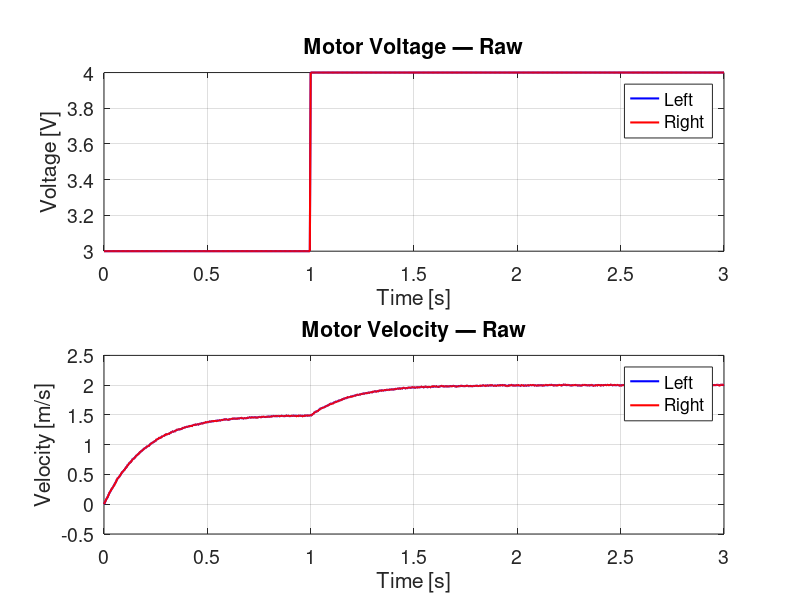
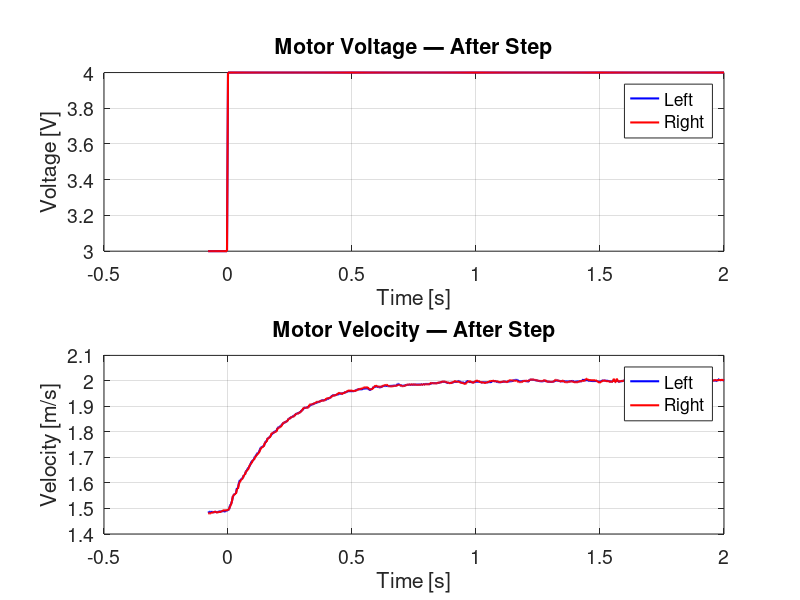
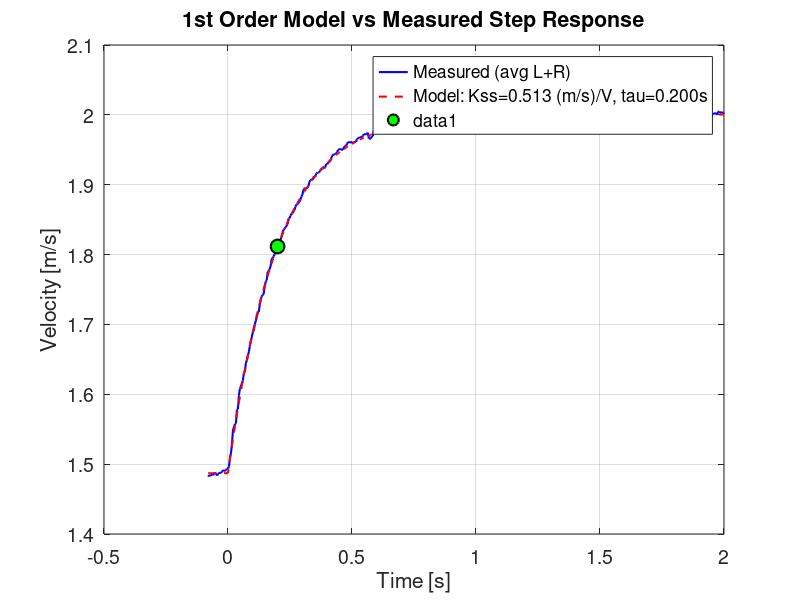

Source code (MATLAB) for these figures, in order: (Note: this script raises an error after producing the figures.)
%% Day 4 - REGBOT Introduction: Data Logging & Analysis
%  34722 Linear Control Design 1 — Exercise 4 Companion
%  Topics: Load REGBOT log data, trim step response, plot motor performance,
%          estimate transfer function parameters (Kss, omega_b, tau).
clear all; clc; close all;

% Plot settings
set(0, 'DefaultTextInterpreter', 'none');
set(0, 'DefaultAxesFontSize', 14);
set(0, 'DefaultLineLineWidth', 1.5);

% Image export path
img_path = 'C:/Users/Mads2/DTU/Obsidian/Courses/34722 Linear Control Design 1/Images/';

%% ========================================================================
%  SECTION 1: Load Log Data
%  Place your .txt log file in this folder and update the filename below.
%  ========================================================================

% --- UPDATE THIS FILENAME ---
log_file = 'log_velocity.txt';

if ~isfile(log_file)
    fprintf('Log file "%s" not found.\n', log_file);
    fprintf('Place your REGBOT log file in:\n  %s\n', pwd);
    fprintf('Then update the log_file variable and re-run.\n\n');
    fprintf('--- Running with DEMO DATA instead ---\n\n');
    use_demo = true;
else
    use_demo = false;
end

%% ========================================================================
%  SECTION 2: Parse Data
%  ========================================================================

if use_demo
    % Generate synthetic demo data resembling a 3V -> 4V step
    T_s = 0.004;                          % 4 ms sampling
    t_demo = (0:T_s:3)';
    N = length(t_demo);

    % Step occurs at t = 1 s
    step_idx = find(t_demo >= 1, 1, 'first');

    % Simulated motor voltage
    u_demo = 3 * ones(N, 1);
    u_demo(step_idx:end) = 4;

    % Simulated velocity: 1st order response to voltage
    % G(s) = Kss * wb / (s + wb), Kss ~ 0.5 m/s per V, wb ~ 5 rad/s
    Kss_true = 0.5;
    wb_true  = 5;
    tau_true = 1 / wb_true;

    v_base = Kss_true * 3 * (1 - exp(-wb_true * t_demo));
    v_step = zeros(N, 1);
    t_after = t_demo(step_idx:end) - t_demo(step_idx);
    v_step(step_idx:end) = Kss_true * 1 * (1 - exp(-wb_true * t_after));

    v_demo = v_base + v_step;
    % Add small noise
    rng(42);
    v_demo = v_demo + 0.005 * randn(N, 1);

    t   = t_demo;
    u_L = u_demo;
    u_R = u_demo;
    v_L = v_demo;
    v_R = v_demo + 0.003 * randn(N, 1);   % slight asymmetry

    fprintf('Demo data generated: %d samples, Ts = %.0f ms\n', N, T_s*1000);
    fprintf('True parameters: Kss = %.2f, wb = %.1f rad/s, tau = %.2f s\n\n', ...
        Kss_true, wb_true, tau_true);
else
    data = readtable(log_file);
    data = fillmissing(data, 'nearest');

    t   = table2array(data(:,1));          % time stamps [s]
    u_L = table2array(data(:,8));          % left motor voltage [V]
    u_R = table2array(data(:,9));          % right motor voltage [V]
    v_L = table2array(data(:,10));         % left motor velocity [m/s]
    v_R = table2array(data(:,11));         % right motor velocity [m/s]
    T_s = t(2) - t(1);

    fprintf('Loaded %d samples from "%s", Ts = %.1f ms\n\n', length(t), log_file, T_s*1000);
end

%% ========================================================================
%  SECTION 3: Plot Raw Data (before trimming)
%  ========================================================================

fig1 = figure('Name', 'Raw Log Data', 'Position', [100 100 900 600]);

subplot(2, 1, 1);
plot(t, u_L, 'b', t, u_R, 'r');
xlabel('Time [s]'); ylabel('Voltage [V]');
title('Motor Voltage — Raw');
legend('Left', 'Right', 'Location', 'best');
grid on;

subplot(2, 1, 2);
plot(t, v_L, 'b', t, v_R, 'r');
xlabel('Time [s]'); ylabel('Velocity [m/s]');
title('Motor Velocity — Raw');
legend('Left', 'Right', 'Location', 'best');
grid on;

exportgraphics(fig1, [img_path 'day4_raw_data.png'], 'Resolution', 200);

%% ========================================================================
%  SECTION 4: Trim Data to Step Region
%  Strategy: first find the STABLE low-voltage region (3V), then find
%  where the step to 4V actually occurs. This avoids initial spikes.
%  Adjust the thresholds below to match your data.
%  ========================================================================

% --- ADJUST THESE THRESHOLDS ---
V_before = 3;                              % voltage before the step
V_after  = 4;                              % voltage after the step
V_tol    = 0.5;                            % tolerance for "stable" region

% Use the average of left and right voltage to be robust against asymmetry
u_avg = (u_L + u_R) / 2;

% Step 1: Find the stable low-voltage region (where voltage is near V_before)
idx_stable = find(abs(u_avg - V_before) < V_tol, 1, 'first');
if isempty(idx_stable); idx_stable = 1; end

% Step 2: From that stable region, find where voltage first rises to V_after
idx_step = find(u_avg(idx_stable:end) >= V_after - V_tol, 1, 'first');
idx_step = idx_stable + idx_step - 1;

if isempty(idx_step)
    warning('Could not find voltage step from %.0fV to %.0fV. Using full dataset.', V_before, V_after);
    idx_step = 1;
end

% Step 3: Include a small window BEFORE the step to capture v_0
n_before = min(20, idx_step - 1);          % ~20 samples before the step
idx_start = idx_step - n_before;

% Trim
t_trim   = t(idx_start:end);
u_L_trim = u_L(idx_start:end);
u_R_trim = u_R(idx_start:end);
v_L_trim = v_L(idx_start:end);
v_R_trim = v_R(idx_start:end);

% Offset time so t=0 is at the step
t_trim = t_trim - t_trim(n_before + 1);

fprintf('Step detected at original t = %.3f s\n', t(idx_step));
fprintf('Trimmed to %d samples (%.0f before step, rest after)\n\n', ...
    length(t_trim), n_before);

%% ========================================================================
%  SECTION 5: Remove Outliers (optional)
%  Spikes in the data can be removed by median filtering.
%  ========================================================================

% Simple median filter (window = 5 samples)
v_L_clean = medfilt1(v_L_trim, 5);
v_R_clean = medfilt1(v_R_trim, 5);

% Check how many points changed significantly
n_outliers_L = sum(abs(v_L_trim - v_L_clean) > 3 * std(v_L_clean));
n_outliers_R = sum(abs(v_R_trim - v_R_clean) > 3 * std(v_R_clean));

fprintf('Outliers removed: %d (left), %d (right)\n\n', n_outliers_L, n_outliers_R);

%% ========================================================================
%  SECTION 6: Plot Trimmed Step Response
%  ========================================================================

fig2 = figure('Name', 'Trimmed Step Response', 'Position', [100 100 900 600]);

subplot(2, 1, 1);
plot(t_trim, u_L_trim, 'b', t_trim, u_R_trim, 'r');
xlabel('Time [s]'); ylabel('Voltage [V]');
title('Motor Voltage — After Step');
legend('Left', 'Right', 'Location', 'best');
grid on;

subplot(2, 1, 2);
plot(t_trim, v_L_clean, 'b', t_trim, v_R_clean, 'r');
xlabel('Time [s]'); ylabel('Velocity [m/s]');
title('Motor Velocity — After Step');
legend('Left', 'Right', 'Location', 'best');
grid on;

exportgraphics(fig2, [img_path 'day4_trimmed_step.png'], 'Resolution', 200);

%% ========================================================================
%  SECTION 7: Estimate Transfer Function Parameters
%  From the step response, estimate Kss (DC gain), tau (time constant),
%  and omega_b (break frequency) for a 1st order model:
%
%    G(s) = Kss * omega_b / (s + omega_b) = Kss / (tau*s + 1)
%
%  ========================================================================

% Use the average of left and right wheels
v_avg = (v_L_clean + v_R_clean) / 2;

% Index where t=0 (the step moment) in the trimmed data
idx_t0 = find(t_trim >= 0, 1, 'first');

% Initial value: average velocity BEFORE the step (t < 0 region)
if idx_t0 > 1
    v_0 = mean(v_avg(1:idx_t0-1));
    u_0 = mean((u_L_trim(1:idx_t0-1) + u_R_trim(1:idx_t0-1)) / 2);
else
    v_0 = v_avg(1);
    u_0 = (u_L_trim(1) + u_R_trim(1)) / 2;
end

% Steady-state value: average of last 20% of data (well after settling)
n_ss  = round(0.2 * length(v_avg));
v_ss  = mean(v_avg(end-n_ss:end));
u_ss  = mean((u_L_trim(end-n_ss:end) + u_R_trim(end-n_ss:end)) / 2);

% Step amplitudes
delta_v = v_ss - v_0;
delta_u = u_ss - u_0;

% DC gain: (m/s) per Volt
if abs(delta_u) > 0.01
    Kss_est = delta_v / delta_u;
else
    Kss_est = v_ss;
    fprintf('Warning: voltage step too small, using absolute Kss.\n');
end

% Time constant: find when response reaches 63.2% of final change
% Only search AFTER the step (t >= 0)
target_63 = v_0 + 0.632 * delta_v;
v_after_step = v_avg(idx_t0:end);
t_after_step = t_trim(idx_t0:end);
idx_63 = find(v_after_step >= target_63, 1, 'first');

if ~isempty(idx_63)
    tau_est = t_after_step(idx_63);
else
    tau_est = NaN;
    warning('Could not estimate time constant from data.');
end

wb_est = 1 / tau_est;

fprintf('=== Estimated 1st Order Parameters ===\n');
fprintf('  Steady-state velocity:  v_ss  = %.4f m/s\n', v_ss);
fprintf('  Velocity step:          dv    = %.4f m/s\n', delta_v);
fprintf('  Voltage step:           du    = %.2f V\n', delta_u);
fprintf('  DC gain:                Kss   = %.4f (m/s)/V\n', Kss_est);
fprintf('  Time constant:          tau   = %.4f s\n', tau_est);
fprintf('  Break frequency:        wb    = %.2f rad/s\n', wb_est);
fprintf('\n  G(s) = %.4f * %.2f / (s + %.2f)\n', Kss_est, wb_est, wb_est);
fprintf('  G(s) = %.4f / (%.4f*s + 1)\n\n', Kss_est, tau_est);

%% ========================================================================
%  SECTION 8: Overlay Model with Measured Data
%  ========================================================================

% 1st order model: v(t) = v_0 + delta_v * (1 - exp(-t/tau))  for t >= 0
%                  v(t) = v_0                                 for t < 0
v_model = v_0 * ones(size(t_trim));
after = t_trim >= 0;
v_model(after) = v_0 + delta_v * (1 - exp(-t_trim(after) / tau_est));

fig3 = figure('Name', 'Model vs Measured', 'Position', [100 100 800 500]);
plot(t_trim, v_avg, 'b', t_trim, v_model, 'r--', 'LineWidth', 1.5);
xlabel('Time [s]'); ylabel('Velocity [m/s]');
title('1st Order Model vs Measured Step Response');
legend('Measured (avg L+R)', ...
    sprintf('Model: Kss=%.3f (m/s)/V, tau=%.3fs', Kss_est, tau_est), ...
    'Location', 'best');
grid on;

% Mark key points
hold on;
if ~isnan(tau_est)
    plot(tau_est, target_63, 'ko', 'MarkerSize', 10, 'MarkerFaceColor', 'g');
    xline(tau_est, 'k--', sprintf('tau = %.3f s', tau_est));
    yline(target_63, 'k:', sprintf('63.2%% = %.3f m/s', target_63));
end
xline(0, 'g-', 'Step', 'LineWidth', 1.5, 'LabelOrientation', 'horizontal');
yline(v_ss, 'r:', sprintf('v_{ss} = %.3f m/s', v_ss));
yline(v_0, 'b:', sprintf('v_0 = %.3f m/s', v_0));
hold off;

exportgraphics(fig3, [img_path 'day4_model_vs_measured.png'], 'Resolution', 200);

%% ========================================================================
%  SECTION 9: Transfer Function in MATLAB
%  Create the estimated TF and verify with built-in tools.
%  ========================================================================

s = tf('s');
G_est = Kss_est * wb_est / (s + wb_est);

fprintf('=== MATLAB Transfer Function ===\n');
G_est

fprintf('DC gain (dcgain):     %.4f\n', dcgain(G_est));
fprintf('Pole:                 s = %.2f\n', pole(G_est));
fprintf('Bandwidth (rad/s):    %.2f\n', bandwidth(G_est));

fig4 = figure('Name', 'Estimated TF Analysis', 'Position', [100 100 900 700]);

subplot(2, 2, 1);
step(G_est);
title('Step Response of G_{est}(s)');
grid on;

subplot(2, 2, 2);
impulse(G_est);
title('Impulse Response of G_{est}(s)');
grid on;

subplot(2, 2, [3, 4]);
bode(G_est);
title('Bode Plot of G_{est}(s)');
grid on;

exportgraphics(fig4, [img_path 'day4_tf_analysis.png'], 'Resolution', 200);

%% ========================================================================
%  SECTION 10: Mission Plotting Template
%  After running your full mission (2+ speeds, 2+ turns), load the
%  mission log and plot the complete performance.
%  ========================================================================

% --- UPDATE THIS FILENAME ---
mission_file = 'log_mission.txt';

if isfile(mission_file)
    m_data = readtable(mission_file);
    m_data = fillmissing(m_data, 'nearest');

    m_t   = table2array(m_data(:,1));
    m_uL  = table2array(m_data(:,8));
    m_uR  = table2array(m_data(:,9));
    m_vL  = table2array(m_data(:,10));
    m_vR  = table2array(m_data(:,11));
    m_t   = m_t - m_t(1);

    fig5 = figure('Name', 'Mission Performance', 'Position', [100 100 900 800]);

    subplot(3, 1, 1);
    plot(m_t, m_uL, 'b', m_t, m_uR, 'r');
    xlabel('Time [s]'); ylabel('Voltage [V]');
    title('Mission — Motor Voltage');
    legend('Left', 'Right', 'Location', 'best');
    grid on;

    subplot(3, 1, 2);
    plot(m_t, m_vL, 'b', m_t, m_vR, 'r');
    xlabel('Time [s]'); ylabel('Velocity [m/s]');
    title('Mission — Motor Velocity');
    legend('Left', 'Right', 'Location', 'best');
    grid on;

    subplot(3, 1, 3);
    % Differential velocity -> turning
    plot(m_t, m_vL - m_vR, 'y', 'LineWidth', 1.5);
    xlabel('Time [s]'); ylabel('v_L - v_R [m/s]');
    title('Mission — Differential Velocity (Turning Indicator)');
    grid on;

    exportgraphics(fig5, [img_path 'day4_mission.png'], 'Resolution', 200);

    fprintf('Mission data plotted: %d samples\n', length(m_t));
else
    fprintf('Mission file "%s" not found — skipping mission plots.\n', mission_file);
    fprintf('After your mission, place the log here and re-run this section.\n');
end

fprintf('\n=== All sections complete ===\n');
